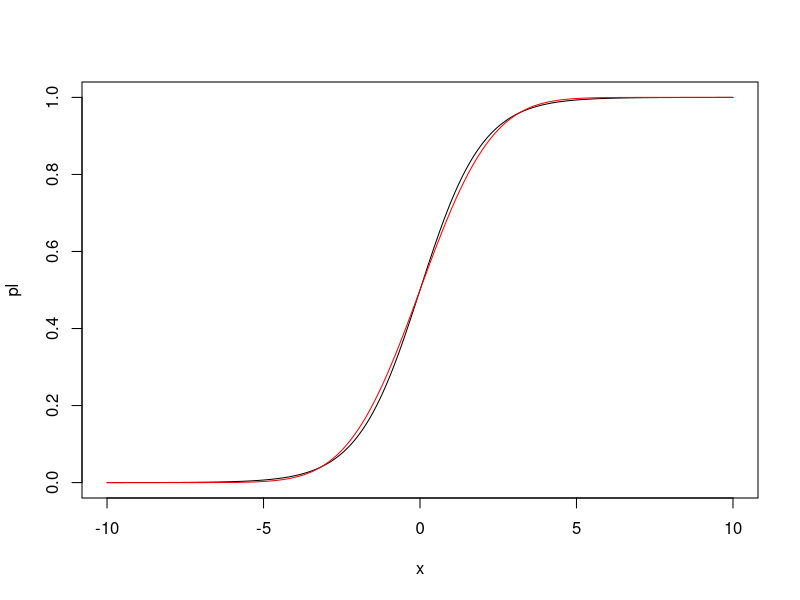

Reproduce this figure in R.
## ---- chunk 1
knitr::opts_chunk$set(echo = TRUE, message = FALSE, warning = FALSE)
library(lme4)
## ---- chunk 2

x <- seq(-10,10,0.01)
pl <- plogis(x, location = 0, scale = 1)
nl<- pnorm(x, mean = 0, sd = sqrt(pi*pi/3))
plot(x,pl,t="l")
lines(x, nl, col="red")

## ---- chunk 3
set.seed(42)
## ---- chunk 4

multibin <- function(n, J, beta1, beta2, jstd){
  x1 <- rnorm(n,0,1) #standardised continuous predictor variable
  x2 <- sample(c(0,1),n,replace=TRUE) #binary predictor variable
  group <- sample(J, n, replace=TRUE) #group membership indicator
  uj <- rnorm(J,0,jstd) #Group intercepts, normally distributed with standard deviation jstd
  yprob <- rep(NA,n)
  for (i in 1:n){
    yprob[i] <- x1[i]*beta1 + x2[i]*beta2 #calculate yprob including only the population (fixed) effects.
  }
  ystar <- rlogis(n,yprob,1) # var(ystar - yprob) = 3.29
  for (i in 1:n){
    ystar[i] <- ystar[i] + uj[group[i]] #Add the group effect to ystar
  }
  yobs <- ifelse(ystar >= 0, 1, 0) #Get the binary outcome using the threshold test
  return(data.frame(x1, x2, group, yprob, ystar, yobs))
}

## ---- chunk 5
mdata <- multibin(n = 5000, 
                  J = 20, 
                  beta1 = 3.2,
                  beta2 = -2.4,
                  jstd = 2.5)
## ---- chunk 6
head(mdata)
## ---- chunk 7
var(mdata$ystar - mdata$yprob)
## ---- chunk 8
var(mdata$ystar - mdata$yprob) - (pi*pi)/3

## ---- chunk 9
(var(mdata$ystar - mdata$yprob) - (pi*pi)/3)/var(mdata$ystar - mdata$yprob)
## ---- chunk 10
mmod1 <- glmer(yobs ~ x1 + x2 + (1 | group), 
              data = mdata, 
              family = "binomial")

summary(mmod1)
